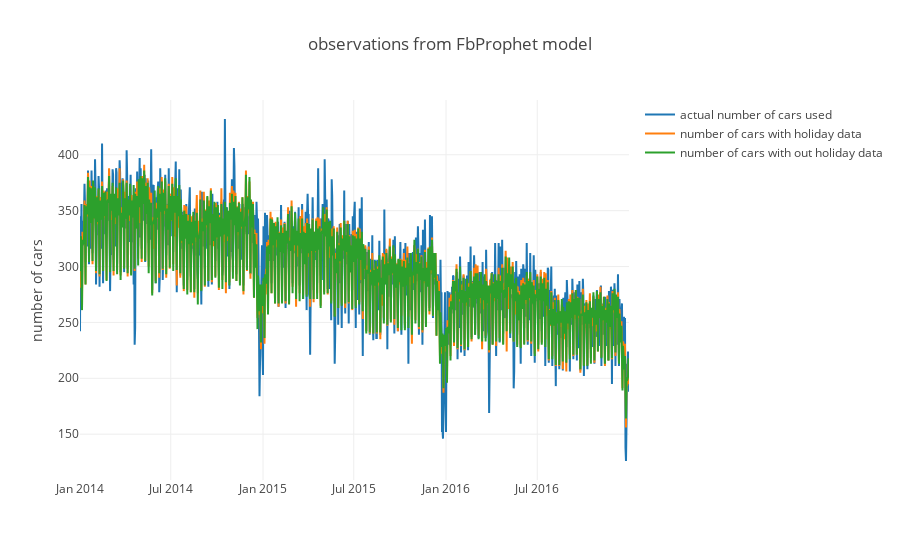

The code cell stored with this chart in its notebook:
### Code cell
trace0 = go.Scatter(
    x = result_df.BOOKING_DATE,
    y = result_df.VEHICLE_HAL_ID,
    mode = 'lines',
    name = 'actual number of cars used'
)
trace1 = go.Scatter(
    x = result_df.BOOKING_DATE,
    y = result_df.yhat,
    mode = 'lines',
    name = 'number of cars with holiday data'
)
trace2 = go.Scatter(
    x = result_df.BOOKING_DATE,
    y = result_df.yhat_no_holiday,
    mode = 'lines',
    name = 'number of cars with out holiday data'
)
layout = go.Layout(title="observations from FbProphet model",
                yaxis=dict(title='number of cars')
                )
fig = go.Figure(data=[trace0, trace1, trace2], layout=layout)
py.iplot(fig, filename="Observations from FbProphet")

### Figure 1 — Plotly figure (JSON) as saved in the notebook; plotly's stock layout.template omitted (floating-point values rounded to 4 significant figures; data arrays with more than 128 entries replaced by an {"elided": "..."} marker saying what was removed)
{"data": [{"mode": "lines", "name": "actual number of cars used", "type": "scatter", "x": {"elided": "1096 str values"}, "y": {"elided": "1096 int values"}}, {"mode": "lines", "name": "number of cars with holiday data", "type": "scatter", "x": {"elided": "1096 str values"}, "y": {"elided": "1096 int values"}}, {"mode": "lines", "name": "number of cars with out holiday data", "type": "scatter", "x": {"elided": "1096 str values"}, "y": {"elided": "1096 int values"}}], "layout": {"title": "observations from FbProphet model", "yaxis": {"title": "number of cars"}}}
